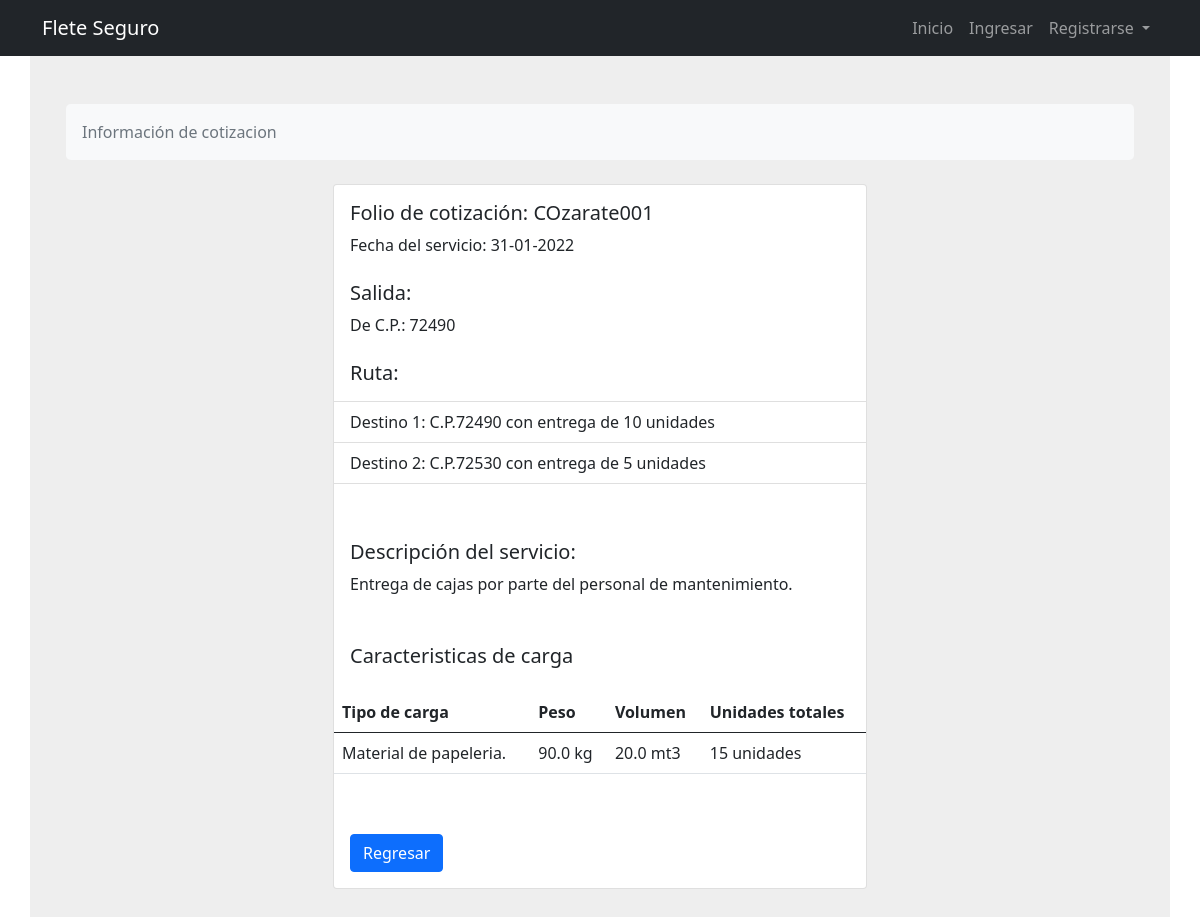
Page /fletes/cotizacion/detalle/zarate-1 on the committed database.
### fletes/models.py (models this page shows, shortened)
class Cotizacion(models.Model):
    transportista_id = models.ForeignKey(
        Transportista,
        verbose_name="Transportista",
        on_delete=models.CASCADE)
    solicitud_id = models.ForeignKey(
        Solicitud,
        verbose_name="Solicitud",
        on_delete=models.CASCADE)
    unidad_id = models.ForeignKey(
        Unidades,
        verbose_name="Unidad",
        on_delete=models.CASCADE)
    creado = models.DateTimeField(editable=False)
    modificado = models.DateTimeField()
    monto = models.FloatField(
        verbose_name="Monto")
    folio = models.CharField(verbose_name="Folio", max_length=20, editable=False, unique = True)
    estado_cotizacion = models.CharField(verbose_name="Estado", choices=ESTADO_COTIZACION, max_length=40, default="Pendiente")
    motivo_cancelacion = models.TextField(verbose_name="Motivo de cancelación")
    slug = models.SlugField(null=True, blank=True)
    nivel_seguro = models.ForeignKey(
        Seguro,
        verbose_name="Nivel de Seguro",
        on_delete=models.CASCADE,
        null=True)
    es_asegurada = models.BooleanField(
        verbose_name="Viaje asegurado",
        default=False,)
    activo = models.BooleanField(
        verbose_name="Activo",
        default=True,)
    checkoutUrl = models.URLField(max_length = 200, default="")

class Solicitud(models.Model):
    cliente_id = models.ForeignKey(Cliente, on_delete=models.CASCADE)
    folio = models.CharField(verbose_name="Folio", max_length=20, editable=False, unique = True)
    creado = models.DateTimeField(editable=False)
    modificado = models.DateTimeField()
    descripcion_servicio = models.TextField(verbose_name="Descripción de servicio")
    caracteristicas_carga = models.TextField(verbose_name="Tipo de carga")
    peso_carga = models.FloatField(verbose_name="Peso de la carga(kg)")
    volumen_carga = models.FloatField(verbose_name="Volumen de la carga(mts3)")
    unidades_totales = models.IntegerField(verbose_name="Unidades totales de la carga")
    fecha_servicio = models.DateTimeField(verbose_name="Fecha de servicio", validators=[validate_date])
    hora = models.TimeField(verbose_name="Hora de servicio")
    tiempo_carga = models.IntegerField(verbose_name="Tiempo máximo para la carga(min)")
    domicilio_id = models.ForeignKey(Domicilios, on_delete=models.PROTECT, verbose_name="Origen")
    estado_solicitud = models.CharField(verbose_name="Estado", choices=ESTADO_SOLICITUD, max_length=40, default="Guardada")
    tiempo_total = models.FloatField(verbose_name="Tiempo total del viaje", null=True, blank=True)
    km_total = models.FloatField(verbose_name="Km totales del viaje", null=True, blank=True)
    slug = models.SlugField(null=True, blank=True)
    material_peligroso = models.BooleanField(
        verbose_name="Es material peligroso",
        default=False,)
    motivo_cancelacion = models.TextField(verbose_name="Motivo de cancelación")
    activo = models.BooleanField(
        verbose_name="Activo",
        default=True,)

class Domicilios(models.Model):
    cliente_id = models.ForeignKey(Cliente, on_delete=models.CASCADE)
    creado = models.DateTimeField(editable=False)
    modificado = models.DateTimeField()
    nombre = models.CharField(verbose_name="Nombre para identificar domicilio", max_length=100)
    calle = models.CharField(verbose_name="Calle", max_length=100)
    num_ext = models.CharField(verbose_name="Numero exterior", max_length=100)
    num_int = models.CharField(verbose_name="Numero interior", max_length=100, default="", blank=True)
    colonia = models.CharField(verbose_name="Colonia", max_length=100)
    municipio = models.CharField(verbose_name="Municipio o alcadía", max_length=100)
    cp = models.CharField(verbose_name="Código postal",max_length=100,)
    estado = models.CharField(verbose_name="Estado", choices=ESTADOS, max_length=40)
    referencias = models.TextField(verbose_name="Refrencias del domicilio")
    longitud = models.FloatField(verbose_name="Longitud", null=True, blank=True)
    latitud = models.FloatField(verbose_name="Latitud", null=True, blank=True)
    is_valid = models.BooleanField(verbose_name="Es válido", default=True)
    google_format = models.CharField(verbose_name="Dirección completa", max_length=100, null=True, blank=True)
    google_place_id = models.CharField(verbose_name="Google place ID", max_length=40, null=True, blank=True)
    slug = models.SlugField(null=True, blank=True)

class Destino(models.Model):
    solicitud_id = models.ForeignKey(Solicitud, on_delete=models.CASCADE)
    domicilio_id = models.ForeignKey(Domicilios, on_delete=models.PROTECT)
    tiempo_descarga = models.IntegerField(verbose_name="Tiempo máximo para la descarga(min)")
    unidades_entregar = models.IntegerField(verbose_name="Unidades a entregar en este destino")

### fletes/views.py (the view)
# urls.py: path('cotizacion/detalle/<slug:slug>', CotizacionDetalle.as_view(), name='detalle-cotizacion'),
class CotizacionDetalle(DetailView):
    model = Cotizacion
    template_name = 'fletes/cotizacionDetalle.html'
    def get_context_data(self, *args, **kwargs):
        context = super().get_context_data(*args, **kwargs)
        cotizacion = self.get_object()
        destinos = Destino.objects.filter(solicitud_id=cotizacion.solicitud_id)
        solicitud = Solicitud.objects.get(id=cotizacion.solicitud_id.id)
        context['destinos'] = destinos
        context['solicitud'] = solicitud
        return context

### fletes/templates/fletes/cotizacionDetalle.html (shortened to what this page needs)
{% extends 'base.html' %}
{% load crispy_forms_tags %}
{% block content %}
    <section style="background-color: #eee;">
        <div class="container py-5 mt-4r">
            <div class="row justify-content-center">
                <div class="col">
                    <nav aria-label="breadcrumb" class="bg-light rounded-3 p-3 mb-4">
                        <ol class="breadcrumb mb-0">
                            <li class="breadcrumb-item active" aria-current="page">Información de cotizacion</li>
                        </ol>
                    </nav>
                </div>
            </div>
            <div class="row">
                <div class="col-12 justify-content-center">
                        <div class="col-lg-6 offset-lg-3">
                            <div class="card">
                                <div class="card-body">
                                  <h5 class="card-title">Folio de cotización: {{cotizacion.folio}}</h5>
                                  <p class="card-text">Fecha del servicio: {{solicitud.fecha_servicio|date:"d-m-Y"}}</p>
                                  <h5 class="card-text mt-4">Salida:</h5>
                                  <p class="card-text">De C.P.: {{solicitud.domicilio_id.cp}}</p>
                                  <h5 class="card-text mt-4">Ruta:</h5>
                                </div>
                                <ul class="list-group list-group-flush">
                                    {% if destinos %}
                                        {% for destino in destinos %}
                                            <li class="list-group-item">Destino {{ forloop.counter }}: C.P.{{ destino.domicilio_id.cp }} con entrega de {{ destino.unidades_entregar}} unidades </li>
                                        {% endfor %}
                                    {% else %}
                                        <li class="list-group-item">No hay destinos</li>
                                    {% endif %}
                                </ul>
                                <div class="card-body mt-3">
                                    <h5 class="card-text mt-4">Descripción del servicio:</h5>
                                    <p class="card-text">{{solicitud.descripcion_servicio}}</p>
                                </div>
                                <div class="card-body mt-3">
                                    <p class="h5">Caracteristicas de carga</p>
                                </div>
                                        <div class="col-md-12 mb-1">
                                            <table class="table">
                                                <thead>
                                                    <tr>
                                                        <th scope="col">Tipo de carga</th>
                                                        <th scope="col">Peso</th>
                                                        <th scope="col">Volumen</th>
                                                        <th scope="col">Unidades totales</th>
                                                    </tr>
                                                </thead>
                                                <tbody>
                                                    <tr>
                                                    <td>{{solicitud.caracteristicas_carga}}</td>
                                                    <td>{{solicitud.peso_carga}} kg</td>
                                                    <td>{{solicitud.volumen_carga}} mt3</td>
                                                    <td>{{solicitud.unidades_totales}} unidades</td>
                                                    </tr>
                                                </tbody>
                                                </table>
                                        </div>
                                <div class="card-body justify-content-between">
                                  <a href="{% url 'fletes:cotizaciones' %}"><button type="button" class="btn btn-primary mt-4"> Regresar </button></a>
                                </div>
                              </div>
                        </div>
                    </div>
                </div>
            </div>
        </div>
{% endblock content %}

### templates/base.html (shortened to what this page needs)
{% load static %}
<!DOCTYPE html>
<html lang="en" dir="ltr">
<head>
  <link href="https://cdn.jsdelivr.net/npm/bootstrap@5.0.2/dist/css/bootstrap.min.css" rel="stylesheet">
  <link href="https://getbootstrap.com/docs/5.0/examples/features/features.css" rel="stylesheet">
</head>
  <body>
    {% include 'includes/header.html' %}
    <main role="main" class="container">
      <div class="row">
        {% block content %}{% endblock %}
    </main>
  </body>
</html>

### templates/includes/header.html (shortened to what this page needs)
<header class="site-header">
    <nav class="navbar navbar-expand-lg navbar-dark bg-dark">
        <div class="container">
          <a class="navbar-brand" href="{% url 'home' %}">Flete Seguro</a>
          <div class="collapse navbar-collapse" id="navbarScroll">
            <ul class="navbar-nav ms-auto my-2 my-lg-0 navbar-nav-scroll" style="--bs-scroll-height: 100px;">
              <li class="nav-item">
                <a class="nav-item nav-link" href="{% url 'home' %}">Inicio</a>
              </li>
              {% if user.is_authenticated %}
              <li class="nav-item">
                <a class="nav-item nav-link" href="{% url 'profile-user'%}">Perfil</a>
              </li>
              <li class="nav-item">
                <a class="nav-item nav-link" href="{% url 'logout' %}">Logout</a>
              </li>
              {% else %}
              <li class="nav-item">
                <a class="nav-item nav-link" href="{% url 'login' %}">Ingresar</a>
              </li>
              <li class="nav-item dropdown">
                <a class="nav-link dropdown-toggle" href="#" id="navbarScrollingDropdown" role="button" data-bs-toggle="dropdown" aria-expanded="false">
                  Registrarse
                </a>
                {% endif %}
              </li>
            </ul>
          </div>
        </div>
    </nav>
  </header>

### rows in the picture
Cotizacion: folio "COzarate001"
Solicitud: fecha_servicio "31-01-2022", domicilio_id.cp "72490", descripcion_servicio "Entrega de cajas por parte del personal de mantenimiento.", caracteristicas_carga "Material de papeleria.", peso_carga "90.0", volumen_carga "20.0", unidades_totales "15"
Destino: domicilio_id.cp "72490", unidades_entregar "10"
Destino: domicilio_id.cp "72530", unidades_entregar "5"
